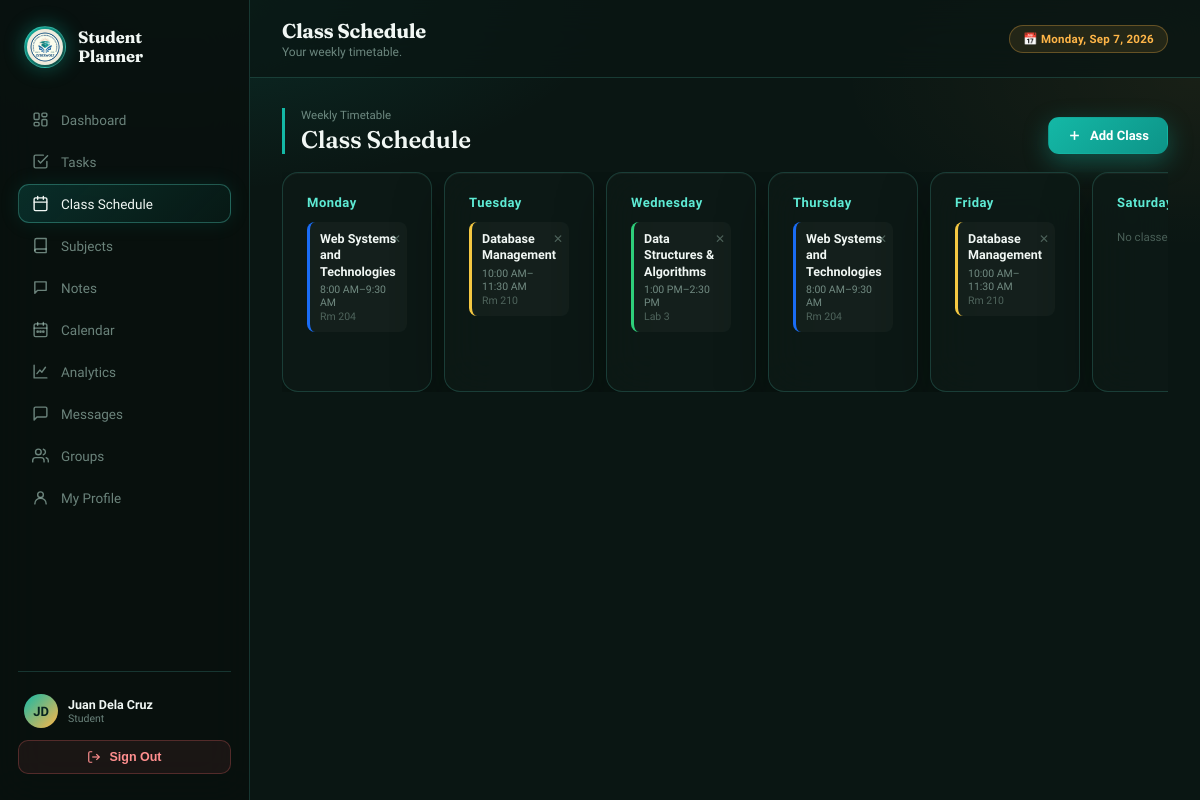
Screenshot of /schedule.php (signed in) with the database file from the repository.
### tables this page shows
CREATE TABLE IF NOT EXISTS `schedule` (
  `id`         INT UNSIGNED AUTO_INCREMENT PRIMARY KEY,
  `user_id`    INT UNSIGNED NOT NULL,
  `subject_id` INT UNSIGNED NOT NULL,
  `day_of_week` ENUM('Mon','Tue','Wed','Thu','Fri','Sat','Sun') NOT NULL,
  `start_time` TIME NOT NULL,
  `end_time`   TIME NOT NULL,
  `room`       VARCHAR(60) NULL,
  FOREIGN KEY (`user_id`)    REFERENCES `login_accounts`(`id`) ON DELETE CASCADE,
  FOREIGN KEY (`subject_id`) REFERENCES `subjects`(`id`) ON DELETE CASCADE
);

CREATE TABLE IF NOT EXISTS `subjects` (
  `id`           INT UNSIGNED AUTO_INCREMENT PRIMARY KEY,
  `user_id`      INT UNSIGNED NOT NULL,
  `subject_name` VARCHAR(120) NOT NULL,
  `subject_code` VARCHAR(30)  NULL,
  `instructor`   VARCHAR(100) NULL,
  `units`        DECIMAL(3,1) NULL,
  `color`        VARCHAR(7)   NOT NULL DEFAULT '#1a6cf5',
  `created_at`   DATETIME     NOT NULL DEFAULT CURRENT_TIMESTAMP,
  FOREIGN KEY (`user_id`) REFERENCES `login_accounts`(`id`) ON DELETE CASCADE
);

### schedule.php (the view, shortened to what this page needs)
<?php
require_once __DIR__ . '/includes/auth.php';
$days = ['Mon','Tue','Wed','Thu','Fri','Sat','Sun'];
$subjects = mysqli_query($conn, "SELECT * FROM subjects WHERE user_id=$userId ORDER BY subject_name");
$hasSubjects = mysqli_num_rows($subjects) > 0;
$slotsRes = mysqli_query($conn, "
  SELECT sc.*, s.subject_name, s.color FROM schedule sc
  JOIN subjects s ON s.id = sc.subject_id
  WHERE sc.user_id=$userId ORDER BY FIELD(sc.day_of_week,'Mon','Tue','Wed','Thu','Fri','Sat','Sun'), sc.start_time");
$slots = [];
foreach ($days as $d) $slots[$d] = [];
while ($row = mysqli_fetch_assoc($slotsRes)) { $slots[$row['day_of_week']][] = $row; }
$pageTitle = "Class Schedule";
$pageSub   = "Your weekly timetable.";
$activeNav = "schedule";
include __DIR__ . '/includes/layout_head.php';
?>
<div class="section-head">
  <div>
    <div class="section-eyebrow">Weekly Timetable</div>
    <div class="section-title">Class Schedule</div>
  </div>
  <?php if ($hasSubjects): ?>
  <button class="btn btn-primary" onclick="openModal('addSlotModal')">
    <svg width="15" height="15" viewBox="0 0 24 24" fill="none" stroke="currentColor" stroke-width="2.5"><line x1="12" y1="5" x2="12" y2="19"/><line x1="5" y1="12" x2="19" y2="12"/></svg>
    Add Class
  </button>
  <?php endif; ?>
</div>
<?php if (!$hasSubjects): ?>
  <div class="card"><div class="empty-state">
    <div class="empty-title">Add a subject first</div>
    <div class="empty-sub">You need at least one subject before you can schedule classes. <a href="subjects.php" style="color:var(--glow2)">Go to Subjects →</a></div>
  </div></div>
<?php else: ?>
<div class="table-wrap">
<div style="display:grid;grid-template-columns:repeat(7,minmax(150px,1fr));gap:12px;min-width:1000px">
  <?php foreach ($days as $d): $full = ['Mon'=>'Monday','Tue'=>'Tuesday','Wed'=>'Wednesday','Thu'=>'Thursday','Fri'=>'Friday','Sat'=>'Saturday','Sun'=>'Sunday']; ?>
  <div class="card card-pad" style="min-height:220px">
    <div style="font-weight:700;font-size:13px;letter-spacing:.5px;margin-bottom:12px;color:var(--glow2)"><?php echo $full[$d]; ?></div>
    <?php if (empty($slots[$d])): ?>
      <div style="font-size:11.5px;color:var(--muted2);padding:8px 0">No classes</div>
    <?php else: foreach ($slots[$d] as $sl): ?>
      <div style="background:rgba(255,255,255,.03);border-left:3px solid <?php echo h($sl['color']); ?>;border-radius:8px;padding:9px 10px;margin-bottom:8px;position:relative">
        <div style="font-size:12.5px;font-weight:700;line-height:1.3"><?php echo h($sl['subject_name']); ?></div>
        <div style="font-size:10.5px;color:var(--muted);margin-top:3px"><?php echo date('g:i A', strtotime($sl['start_time'])); ?>–<?php echo date('g:i A', strtotime($sl['end_time'])); ?></div>
        <?php if ($sl['room']): ?><div style="font-size:10.5px;color:var(--muted2);margin-top:1px"><?php echo h($sl['room']); ?></div><?php endif; ?>
        <form method="POST" onsubmit="return confirm('Remove this class slot?');" style="position:absolute;top:6px;right:6px">
          <button type="submit" title="Remove" style="background:none;border:none;color:var(--muted2);cursor:pointer;font-size:12px">✕</button>
        </form>
      </div>
    <?php endforeach; endif; ?>
  </div>
  <?php endforeach; ?>
</div>
</div>
<?php endif; ?>
<?php include __DIR__ . '/includes/layout_foot.php'; ?>

### includes/layout_head.php (shortened to what this page needs)
<?php
$pageTitle  = $pageTitle  ?? 'Dashboard';
$pageSub    = $pageSub    ?? '';
$activeNav  = $activeNav  ?? '';
function navClass($key, $active){ return 'sb-link' . ($key === $active ? ' active' : ''); }
?>
<!DOCTYPE html>
<html lang="en">
<head>
<link rel="stylesheet" href="assets/css/style.css">
</head>
<body>
<div class="app">
  <aside class="sidebar" id="sidebar">
    <div class="sb-brand">
      <div class="sb-brand-ring">
        <img src="assets/img/logo.jpg" alt="School logo">
      </div>
      <div>
        <div class="sb-brand-name">Student<br>Planner</div>
      </div>
    </div>
    <nav class="sb-nav">
      <a href="index.php" class="<?php echo navClass('dashboard',$activeNav); ?>">
        <svg viewBox="0 0 24 24"><rect x="3" y="3" width="7" height="9" rx="1.5"/><rect x="14" y="3" width="7" height="5" rx="1.5"/><rect x="14" y="12" width="7" height="9" rx="1.5"/><rect x="3" y="16" width="7" height="5" rx="1.5"/></svg>
        Dashboard
      </a>
      <a href="tasks.php" class="<?php echo navClass('tasks',$activeNav); ?>">
        <svg viewBox="0 0 24 24"><path d="M9 11l3 3L22 4"/><path d="M21 12v7a2 2 0 0 1-2 2H5a2 2 0 0 1-2-2V5a2 2 0 0 1 2-2h11"/></svg>
        Tasks
      </a>
      <a href="schedule.php" class="<?php echo navClass('schedule',$activeNav); ?>">
        <svg viewBox="0 0 24 24"><rect x="3" y="4" width="18" height="18" rx="2"/><path d="M16 2v4M8 2v4M3 10h18"/></svg>
        Class Schedule
      </a>
      <a href="subjects.php" class="<?php echo navClass('subjects',$activeNav); ?>">
        <svg viewBox="0 0 24 24"><path d="M4 19.5A2.5 2.5 0 0 1 6.5 17H20"/><path d="M6.5 2H20v20H6.5A2.5 2.5 0 0 1 4 19.5v-15A2.5 2.5 0 0 1 6.5 2z"/></svg>
        Subjects
      </a>
      <a href="notes.php" class="<?php echo navClass('notes',$activeNav); ?>">
        <svg viewBox="0 0 24 24"><path d="M4 4h16v12H8l-4 4V4z"/></svg>
        Notes
      </a>
      <a href="calendar.php" class="<?php echo navClass('calendar',$activeNav); ?>">
        <svg viewBox="0 0 24 24"><rect x="3" y="4" width="18" height="18" rx="2"/><path d="M16 2v4M8 2v4M3 10h18"/><circle cx="8" cy="15" r="1"/><circle cx="12" cy="15" r="1"/><circle cx="16" cy="15" r="1"/></svg>
        Calendar
      </a>
      <a href="analytics.php" class="<?php echo navClass('analytics',$activeNav); ?>">
        <svg viewBox="0 0 24 24"><path d="M3 3v18h18"/><path d="M7 15l4-5 3 3 5-7"/></svg>
        Analytics
      </a>
      <a href="chat.php" class="<?php echo navClass('chat',$activeNav); ?>">
        <svg viewBox="0 0 24 24"><path d="M21 15a2 2 0 0 1-2 2H7l-4 4V5a2 2 0 0 1 2-2h14a2 2 0 0 1 2 2z"/></svg>
        Messages
      </a>
      <a href="groups.php" class="<?php echo navClass('groups',$activeNav); ?>">
        <svg viewBox="0 0 24 24"><path d="M17 21v-2a4 4 0 0 0-4-4H5a4 4 0 0 0-4 4v2"/><circle cx="9" cy="7" r="4"/><path d="M23 21v-2a4 4 0 0 0-3-3.87"/><path d="M16 3.13a4 4 0 0 1 0 7.75"/></svg>
        Groups
      </a>
      <a href="profile.php" class="<?php echo navClass('profile',$activeNav); ?>">
        <svg viewBox="0 0 24 24"><circle cx="12" cy="8" r="4"/><path d="M4 21c0-4.4 3.6-8 8-8s8 3.6 8 8"/></svg>
        My Profile
      </a>
    </nav>
    <div class="sb-foot">
      <a href="profile.php" class="sb-user-link">
        <div class="sb-user">
          <?php echo renderAvatar($user['name'], $user['avatar_path'] ?? null, 'sb-user-av'); ?>
          <div>
            <div class="sb-user-name"><?php echo h($user['name']); ?></div>
            <div class="sb-user-role"><?php echo h($user['role']); ?></div>
          </div>
        </div>
      </a>
      <form method="POST" action="logout.php">
        <button type="submit" class="sb-logout">
          <svg width="14" height="14" viewBox="0 0 24 24" fill="none" stroke="currentColor" stroke-width="2"><path d="M9 21H5a2 2 0 0 1-2-2V5a2 2 0 0 1 2-2h4"/><polyline points="16 17 21 12 16 7"/><line x1="21" y1="12" x2="9" y2="12"/></svg>
          Sign Out
        </button>
      </form>
    </div>
  </aside>
  <div class="main">
    <div class="topbar">
      <div class="flex items-center gap-10">
        <div>
          <div class="tb-title"><?php echo h($pageTitle); ?></div>
          <?php if ($pageSub): ?><div class="tb-sub"><?php echo h($pageSub); ?></div><?php endif; ?>
        </div>
      </div>
      <div class="tb-right">
        <span class="pill gold">📅 <?php echo date('l, M j, Y'); ?></span>
      </div>
    </div>
    <div class="content">

### includes/auth.php (shortened to what this page needs)
<?php
require_once __DIR__ . '/../db.php';
$user    = $_SESSION['sp_user'];
$userId  = intval($user['id']);
mysqli_query($conn, "UPDATE login_accounts SET last_seen = NOW(), is_online = 1 WHERE id = $userId");
mysqli_query($conn, "UPDATE login_accounts SET is_online = 0 WHERE last_seen < DATE_SUB(NOW(), INTERVAL 3 MINUTE)");
$chk = mysqli_fetch_assoc(mysqli_query($conn, "SELECT id, is_approved, name, role, avatar_path FROM login_accounts WHERE id=$userId"));
$user = $_SESSION['sp_user'];
function renderAvatar($name, $avatarPath, $class = ''){
    return '<div class="' . h($class) . '">' . h(initials($name)) . '</div>';
}
function initials($name){
    $parts = preg_split('/\s+/', trim($name));
    $ini = '';
    foreach (array_slice($parts,0,2) as $p) { if ($p !== '') $ini .= mb_strtoupper(mb_substr($p,0,1)); }
    return $ini ?: 'S';
}
function h($v){ return htmlspecialchars($v ?? '', ENT_QUOTES, 'UTF-8'); }

### rows the page displays
schedule: subject.subject_name "Web Systems and Technologies", start_time "8:00 AM", end_time "9:30 AM", room "Rm 204"
schedule: subject.subject_name "Database Management", start_time "10:00 AM", end_time "11:30 AM", room "Rm 210"
schedule: subject.subject_name "Data Structures & Algorithms", start_time "1:00 PM", end_time "2:30 PM", room "Lab 3"
schedule: subject.subject_name "Web Systems and Technologies", start_time "8:00 AM", end_time "9:30 AM", room "Rm 204"
schedule: subject.subject_name "Database Management", start_time "10:00 AM", end_time "11:30 AM", room "Rm 210"

### other values shown
initials($name) "JD"
$user['name'] "Juan Dela Cruz"
$user['role'] "Student"
$pageTitle "Class Schedule"
$pageSub "Your weekly timetable."
$full[$d] "Monday"
$full[$d] "Tuesday"
$full[$d] "Wednesday"
$full[$d] "Thursday"
$full[$d] "Friday"
